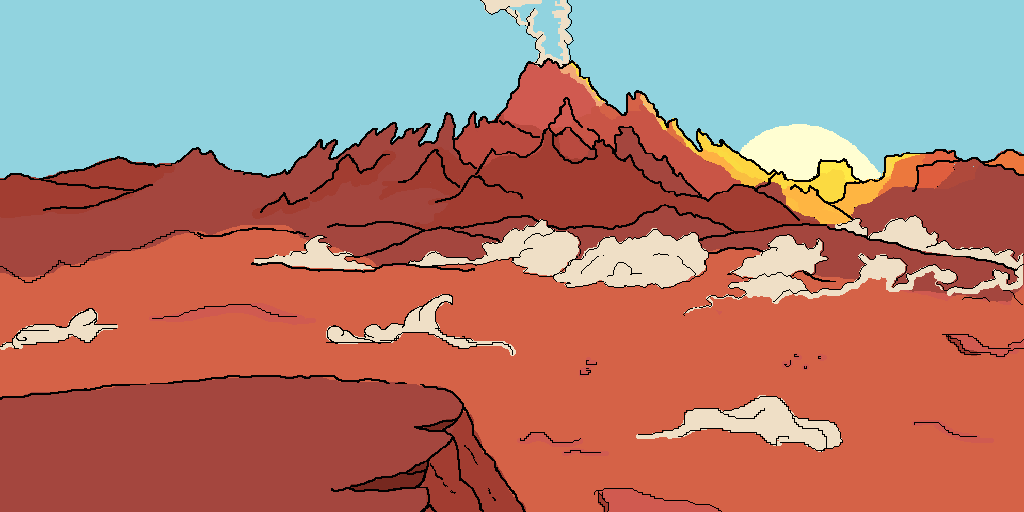

Below is a game level as drawn by its tile map, then a one-line description and the .tmx that defines it (tile-layer data replaced by summaries):
An orthogonal 32x16 tile map with 32x32 px tiles, 1 tile layer (Imagen) and 3 objects (3x Casilla).

<map version="1.2" tiledversion="1.2.3" orientation="orthogonal" renderorder="right-down" width="32" height="16" tilewidth="32" tileheight="32" infinite="0" nextlayerid="7" nextobjectid="5">
 <tileset firstgid="1" source="volcan1.tsx" />
 <layer id="1" name="Imagen" width="32" height="16">
  <data>[512 cells, 1 non-empty, 1 distinct tile ids]</data>
 </layer>
 <objectgroup id="5" name="Coordenadas" width="0" height="0">
  <object id="1" name="Casilla1" type="Casilla" x="173" y="400" width="0" height="0">
   <point />
  </object>
  <object id="2" name="Casilla2" type="Casilla" x="467" y="400" width="0" height="0">
   <point />
  </object>
  <object id="3" name="Casilla3" type="Casilla" x="754" y="400" width="0" height="0">
   <point />
  </object>
 </objectgroup>
</map>
